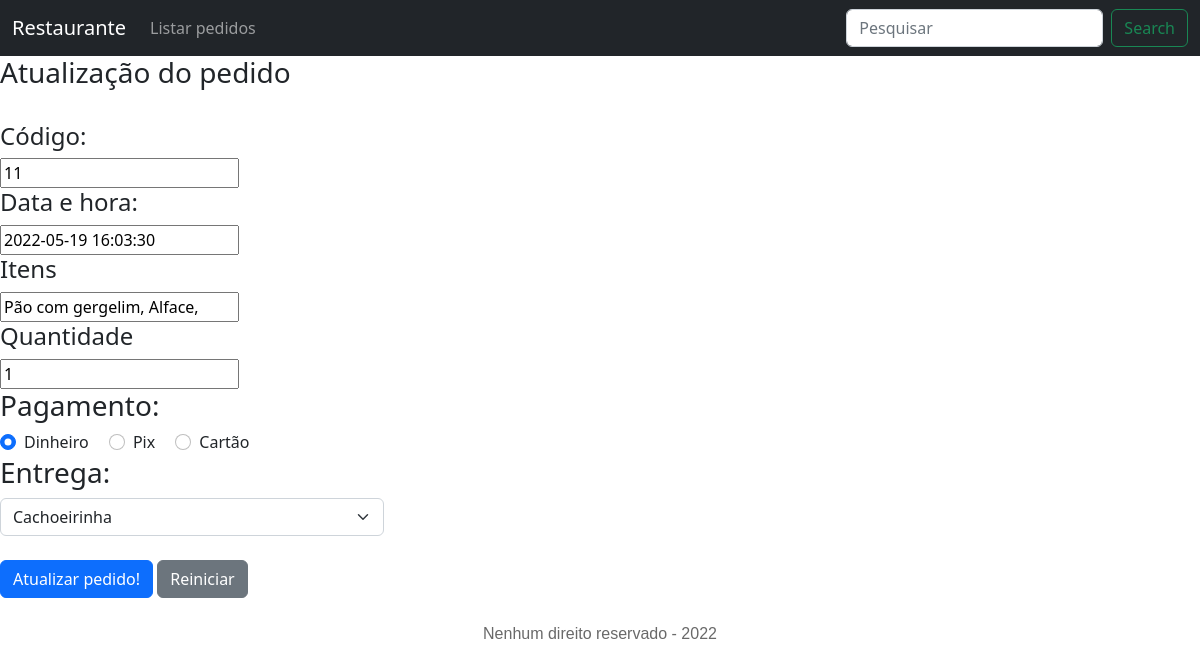
Page /public/atualiza.php?cod=11 on the committed database.
### tables this page shows
CREATE TABLE `pedidos` (
  `cod` int(11) NOT NULL,
  `data_hora` datetime DEFAULT NULL,
  `itens` text DEFAULT NULL,
  `quant` int(11) DEFAULT NULL,
  `pag` varchar(20) DEFAULT NULL,
  `local` varchar(20) DEFAULT NULL
);

### src/model/Database.php (called while the page is built, shortened)
<?php
class Database {
   private $connection;
   private function connect()
   {
       $this->connection = new PDO(
           'mysql:'.
           'host='.MYSQL_SERVER.';'.
           'dbname='.MYSQL_DATABASE.';'.
           'charset='.MYSQL_CHARSET,
           MYSQL_USER,
           MYSQL_PASS,
           array(PDO::ATTR_PERSISTENT => true)
       );
       $this->connection->setAttribute(PDO::ATTR_ERRMODE, PDO::ERRMODE_WARNING);
   }
   private function disconnect()
   {
       $this->connection = null;
   }
   public function select($sql, $parameters = null)
   {
        $result = null;
        try {
            if(!empty($parameters)){
                $myExecute = $this->connection->prepare($sql);
                $myExecute->execute($parameters);
                $result = $myExecute->fetchAll(PDO::FETCH_CLASS);
            } else {
                $myExecute = $this->connection->prepare($sql);
                $myExecute->execute();
                $result = $myExecute->fetchAll(PDO::FETCH_CLASS);
            }
        } catch (PDOException $error) {
            var_dump($error);
            return false;
        }
        return $result;
   }
}

### public/atualiza.php (the view, shortened to what this page needs)
<?php
require_once "../src/views/header_nav.php";
require_once "../src/model/Database.php";
if( isset($_GET['cod']) ) {
    $cod = $_GET['cod'];
} else {
    header('location: ../public/lista.php');
}
$db = new Database();
$resultDb = $db->select(
    "SELECT * FROM pedidos WHERE cod = $cod;"
);
?>
<form method="post" action="../banco/atualiza_pedido.php">
    <h3>Atualização do pedido</h3>
    <br>
    <h4>Código:</h4>
    <input type="text" name="cod" value="<?= $resultDb[0]->cod ?>" readonly/>
    <h4>Data e hora:</h4>
    <input type="text" name="data_hora" value="<?= $resultDb[0]->data_hora ?>" readonly/>
    <h4>Itens</h4>
    <input type="text" name="itens" value="<?= $resultDb[0]->itens ?>"/>
    <h4>Quantidade</h4>
    <input type="number" name="quant" value="<?= $resultDb[0]->quant ?>"/>
    <h3> Pagamento: </h3>
        <div class="form-check form-check-inline">
                <input type="radio" class="form-check-input" name="pgto" value="Dinheiro" <?= ($resultDb[0]->pag == 'Dinheiro') ? 'checked' : '' ?> /> Dinheiro
             </div>
        <div class="form-check form-check-inline">
                <input type="radio" class="form-check-input" name="pgto" value="Pix" <?= ($resultDb[0]->pag == 'Pix') ? 'checked' : '' ?> /> Pix
             </div>
        <div class="form-check form-check-inline">
                <input type="radio" class="form-check-input" name="pgto" value="Cartão" <?= ($resultDb[0]->pag == 'Cartão') ? 'checked' : '' ?> /> Cartão
             </div>
        <h3> Entrega: </h3>
        <div class="row">
            <div class="col-lg-4 col-sm-6">
                <select name="entrega" class="form-select" required>
                    <option value="<?= $resultDb[0]->local ?>"> <?= $resultDb[0]->local ?></option>
                </select>
            </div>
        </div>
<br>
        <input type="submit" value="Atualizar pedido!" class="btn btn-primary" />
        <input type="reset" value="Reiniciar" class="btn btn-secondary" />
</form>
<?php require_once "../src/views/footer.php"; ?>

### rows in the picture
pedidos: cod "11", data_hora "2022-05-19 16:03:30", itens "Pão com gergelim, Alface,", quant "1", pag "☑", entrega "Cachoeirinha"
